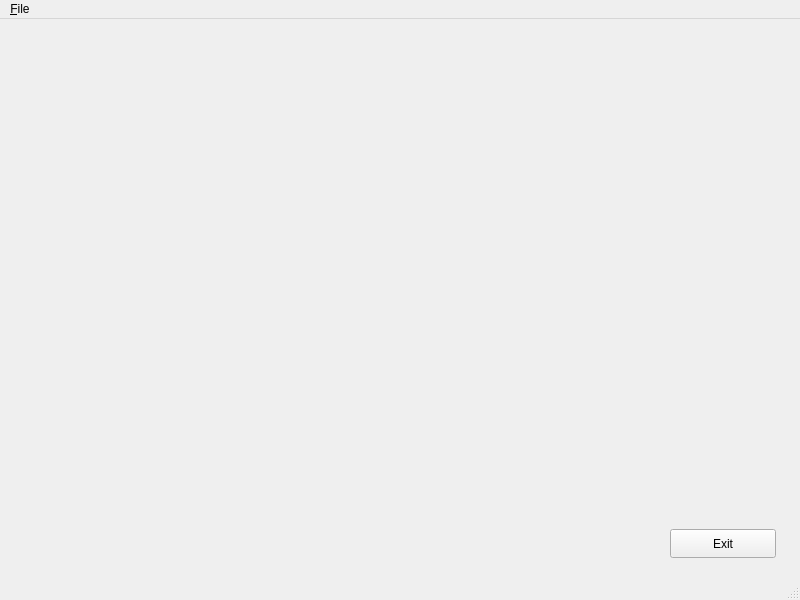
<?xml version="1.0" encoding="UTF-8"?>
<ui version="4.0">
 <class>MainWindow</class>
 <widget class="QMainWindow" name="MainWindow">
  <property name="geometry">
   <rect>
    <x>0</x>
    <y>0</y>
    <width>800</width>
    <height>600</height>
   </rect>
  </property>
  <property name="windowTitle">
   <string>BerlinUhr</string>
  </property>
  <widget class="QWidget" name="centralwidget">
   <widget class="QPushButton" name="pushButton">
    <property name="geometry">
     <rect>
      <x>670</x>
      <y>510</y>
      <width>106</width>
      <height>29</height>
     </rect>
    </property>
    <property name="text">
     <string>Exit</string>
    </property>
   </widget>
  </widget>
  <widget class="QMenuBar" name="menubar">
   <property name="geometry">
    <rect>
     <x>0</x>
     <y>0</y>
     <width>800</width>
     <height>25</height>
    </rect>
   </property>
   <widget class="QMenu" name="menu_File">
    <property name="title">
     <string>&amp;File</string>
    </property>
   </widget>
   <addaction name="menu_File"/>
  </widget>
  <widget class="QStatusBar" name="statusbar"/>
  <action name="action_Exit">
   <property name="text">
    <string>&amp;Exit</string>
   </property>
  </action>
 </widget>
 <resources/>
 <connections>
  <connection>
   <sender>pushButton</sender>
   <signal>clicked()</signal>
   <receiver>MainWindow</receiver>
   <slot>close()</slot>
   <hints>
    <hint type="sourcelabel">
     <x>731</x>
     <y>553</y>
    </hint>
    <hint type="destinationlabel">
     <x>743</x>
     <y>466</y>
    </hint>
   </hints>
  </connection>
 </connections>
</ui>
